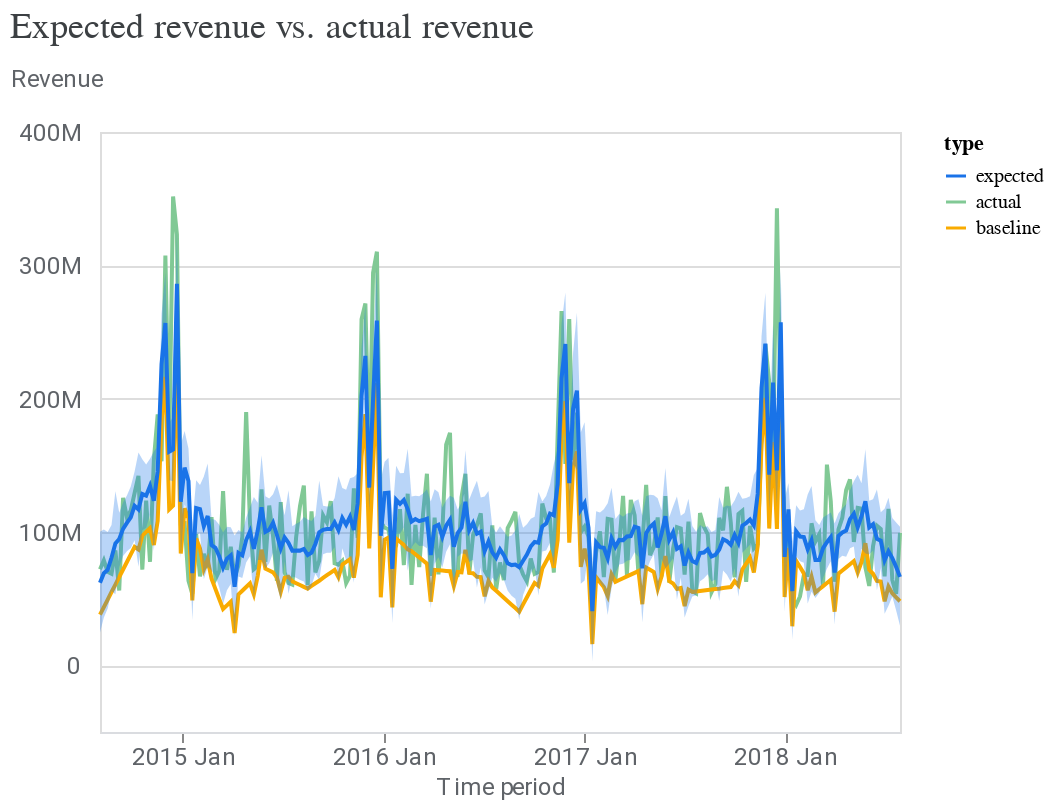

Notebook code for this chart:
### Markdown cell above
Obviously, a R2 of 0.54 is not great at all. We could improve that by either adding more knots in the baseline, or more data to the model, or play with the priors to try to capture more information.

Let’s now plot the model:

### Code cell
model_fit = visualizer.ModelFit(mmm)
model_fit.plot_model_fit()

### Figure 1 — Vega-Lite specification as saved in the notebook (floating-point values rounded to 4 significant figures; data arrays with more than 128 entries replaced by an {"elided": "..."} marker saying what was removed)
{"config": {"view": {"continuousWidth": 400, "continuousHeight": 300}, "axis": {"labelColor": "#5F6368", "labelFont": "Roboto", "labelFontSize": 12, "titleColor": "#5F6368", "titleFont": "Roboto", "titleFontSize": 12, "titleFontWeight": "normal"}}, "layer": [{"mark": "line", "encoding": {"color": {"field": "type", "scale": {"domain": ["expected", "actual", "baseline"], "range": ["#1A73E8", "#81C995", "#F9AB00"]}, "type": "nominal"}, "x": {"axis": {"domainColor": "#DADCE0", "format": "%Y %b", "grid": false, "tickCount": 8}, "field": "time", "title": "Time period", "type": "temporal"}, "y": {"axis": {"domain": false, "labelExpr": "replace(format(datum.value, '.3~s'), 'G', 'B')", "labelPadding": 10, "tickCount": 5, "ticks": false, "titleAlign": "left", "titleAngle": 0, "titleY": -20}, "field": "mean", "title": "Revenue", "type": "quantitative"}}}, {"mark": {"type": "area", "opacity": 0.3}, "encoding": {"color": {"field": "type", "legend": null, "scale": {"domain": ["expected"], "range": ["#1A73E8"]}, "type": "nominal"}, "x": {"field": "time", "type": "temporal"}, "y": {"field": "ci_hi", "type": "quantitative"}, "y2": {"field": "ci_lo"}}}], "data": {"name": "data-3d059a9424039efa322100cb5282b941"}, "resolve": {"scale": {"color": "independent"}}, "title": {"text": "Expected revenue vs. actual revenue", "anchor": "start", "color": "#3C4043", "font": "Google Sans Display", "fontSize": 18, "fontWeight": "normal", "offset": 10}, "$schema": "https://vega.github.io/schema/vega-lite/v4.17.0.json", "datasets": {"data-3d059a9424039efa322100cb5282b941": {"elided": "627 records"}}}
